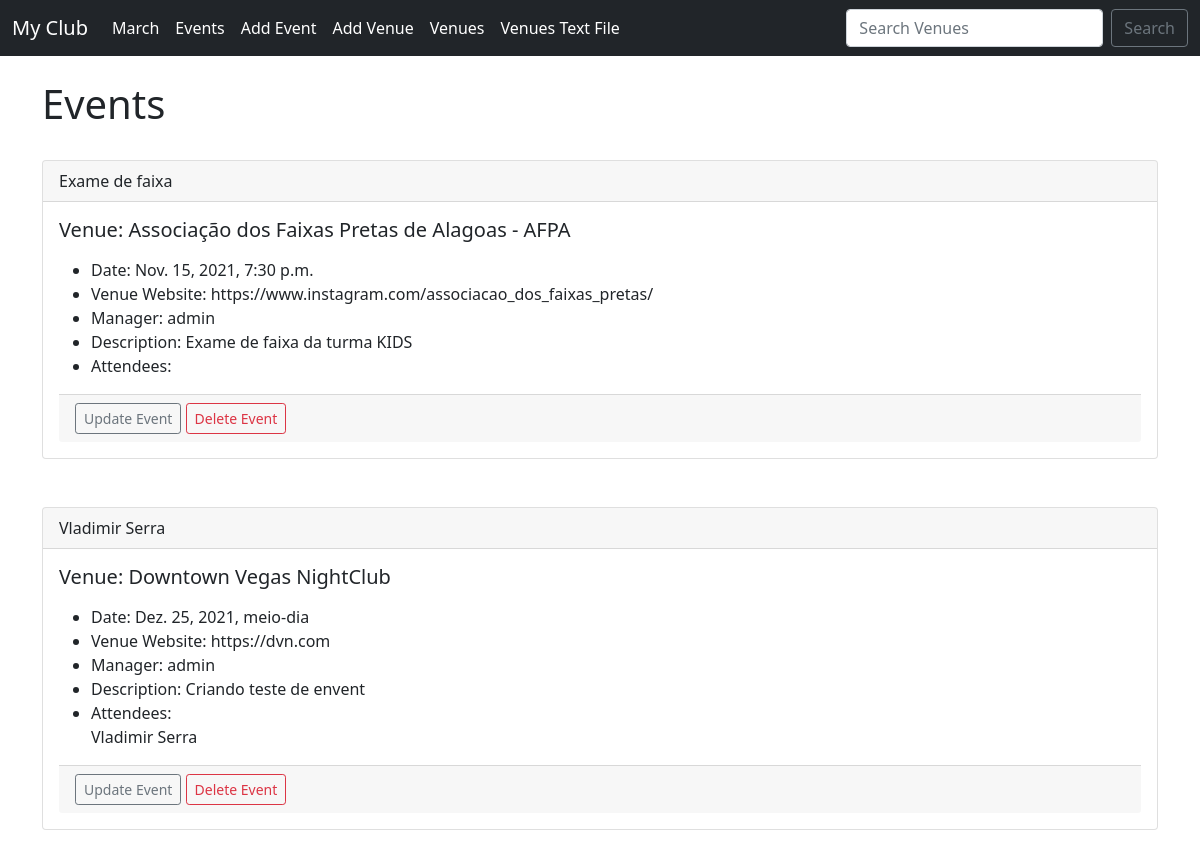
The app's page /events with its own data.
### events/models.py (models this page shows)
class Event(models.Model):
    name = models.CharField('Event Name', max_length=120)
    event_date = models.DateTimeField('Event Date')
    venue = models.ForeignKey(Venue, blank=True, null=True, on_delete=models.CASCADE) #  informa ao Django para ativar o efeito de exclusão, isto é, continuar excluindo os modelos dependentes também
    manager = models.ForeignKey(User, blank=True, null=True,on_delete=models.SET_NULL) # relacionado com User do django
    description = models.TextField(blank=True)
    attendees = models.ManyToManyField(MyClubUser, blank=True)
    def __str__(self):
        return self.name

class Venue(models.Model):
    name = models.CharField('Venue name', max_length=120)
    address = models.CharField(max_length=300)
    zip_code = models.CharField('Zip Code', max_length=15)
    phone = models.CharField('Contact Phone', max_length=25, blank=True)
    web = models.URLField('Website Address',blank=True)
    email_address = models.EmailField('Email',blank=True)
    def __str__(self):
        return self.name

class MyClubUser(models.Model):
    frist_name = models.CharField(max_length=30)
    last_name = models.CharField(max_length=30)
    email = models.EmailField('User Email')
    def __str__(self):
        return self.frist_name + ' ' + self.last_name

### events/views.py (the view)
# urls.py: path('events', views.all_events, name="list-events"),
def all_events(request):
    event_list = Event.objects.all().order_by('event_date')
    return render(request, 'events/event_list.html', {'event_list': event_list})

### events/templates/events/event_list.html
{% extends 'events/base.html' %} {% block content %}
<h1>Events</h1>
<br/> {% for event in event_list %}
<div class="card">
    <div class="card-header">
        {{ event }}
    </div>
    <div class="card-body">
        <h5 class="card-title">Venue: {{ event.venue }}</h5>
        <p class="card-text">
            <ul>
                <li>Date: {{ event.event_date }}</li>
                <li>Venue Website: {{ event.venue.web }}</li>
                <li>Manager: {{ event.manager }}</li>
                <li>Description: {{ event.description }}</li>
                <li>Attendees:<br/>
                    {% for user in event.attendees.all %} {{ user }}<br/> {% endfor %}
                </li>
            </ul>
        </p>
         <div class="card-footer text-muted">
        <a href="{% url 'update-event' event.id %}" class="btn btn-outline-secondary btn-sm">
           Update Event
        </a>
         <a href="{% url 'delete-event' event.id %}" class="btn btn-outline-danger btn-sm">Delete Event</a>
    </div>
    </div>
</div>
<br/><br/> {% endfor %}
{% endblock %}

### records on screen
Event: name "Exame de faixa", venue "Associação dos Faixas Pretas de Alagoas - AFPA", event_date "Nov. 15, 2021, 7:30 p.m.", venue.web "https://www.instagram.com/associacao_dos_faixas_pretas/", manager "admin", description "Exame de faixa da turma KIDS"
Event: name "Vladimir Serra", venue "Downtown Vegas NightClub", event_date "Dez. 25, 2021, meio-dia", venue.web "https://dvn.com", manager "admin", description "Criando teste de envent"
MyClubUser: frist_name+last_name "Vladimir Serra"
